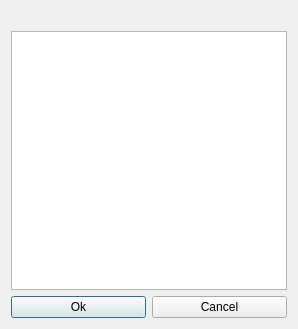
<?xml version="1.0" encoding="UTF-8"?>
<ui version="4.0">
 <class>PreviewImageSelectionDialog</class>
 <widget class="QDialog" name="PreviewImageSelectionDialog">
  <property name="geometry">
   <rect>
    <x>0</x>
    <y>0</y>
    <width>298</width>
    <height>329</height>
   </rect>
  </property>
  <property name="windowTitle">
   <string>Dialog</string>
  </property>
  <layout class="QVBoxLayout" name="verticalLayout_2">
   <item>
    <layout class="QVBoxLayout" name="verticalLayout">
     <item>
      <widget class="QLabel" name="current_unit_name_Label">
       <property name="text">
        <string/>
       </property>
      </widget>
     </item>
     <item>
      <widget class="QTreeView" name="unit_content_treeView"/>
     </item>
    </layout>
   </item>
   <item>
    <layout class="QHBoxLayout" name="horizontalLayout">
     <item>
      <widget class="QPushButton" name="accept_pushButton">
       <property name="text">
        <string>Ok</string>
       </property>
      </widget>
     </item>
     <item>
      <widget class="QPushButton" name="reject_pushButton">
       <property name="text">
        <string>Cancel</string>
       </property>
      </widget>
     </item>
    </layout>
   </item>
  </layout>
 </widget>
 <resources/>
 <connections/>
</ui>
